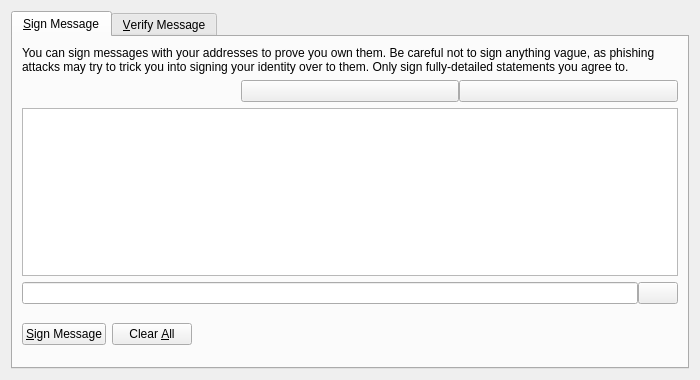
<?xml version="1.0" encoding="UTF-8"?>
<ui version="4.0">
 <class>SignVerifyMessageDialog</class>
 <widget class="QDialog" name="SignVerifyMessageDialog">
  <property name="geometry">
   <rect>
    <x>0</x>
    <y>0</y>
    <width>700</width>
    <height>380</height>
   </rect>
  </property>
  <property name="windowTitle">
   <string>Signatures - Sign / Verify a Message</string>
  </property>
  <property name="modal">
   <bool>true</bool>
  </property>
  <layout class="QVBoxLayout" name="verticalLayout">
   <item>
    <widget class="QTabWidget" name="tabWidget">
     <property name="currentIndex">
      <number>0</number>
     </property>
     <widget class="QWidget" name="tabSignMessage">
      <attribute name="title">
       <string>&amp;Sign Message</string>
      </attribute>
      <layout class="QVBoxLayout" name="verticalLayout_SM">
       <item>
        <widget class="QLabel" name="infoLabel_SM">
         <property name="text">
          <string>You can sign messages with your addresses to prove you own them. Be careful not to sign anything vague, as phishing attacks may try to trick you into signing your identity over to them. Only sign fully-detailed statements you agree to.</string>
         </property>
         <property name="textFormat">
          <enum>Qt::PlainText</enum>
         </property>
         <property name="wordWrap">
          <bool>true</bool>
         </property>
        </widget>
       </item>
       <item>
        <layout class="QHBoxLayout" name="horizontalLayout_1_SM">
         <property name="spacing">
          <number>0</number>
         </property>
         <item>
          <widget class="QValidatedLineEdit" name="addressIn_SM" native="true">
           <property name="toolTip">
            <string>The address to sign the message with (e.g. 4Zo1ga6xuKuQ7JV7M9rGDoxdbYwV5zgQJ5)</string>
           </property>
           <property name="maxLength" stdset="0">
            <number>34</number>
           </property>
          </widget>
         </item>
         <item>
          <widget class="QPushButton" name="addressBookButton_SM">
           <property name="toolTip">
            <string>Choose an address from the address book</string>
           </property>
           <property name="text">
            <string/>
           </property>
           <property name="icon">
            <iconset resource="../bitcoin.qrc">
             <normaloff>:/icons/address-book</normaloff>:/icons/address-book</iconset>
           </property>
           <property name="shortcut">
            <string>Alt+A</string>
           </property>
           <property name="autoDefault">
            <bool>false</bool>
           </property>
          </widget>
         </item>
         <item>
          <widget class="QPushButton" name="pasteButton_SM">
           <property name="toolTip">
            <string>Paste address from clipboard</string>
           </property>
           <property name="text">
            <string/>
           </property>
           <property name="icon">
            <iconset resource="../bitcoin.qrc">
             <normaloff>:/icons/editpaste</normaloff>:/icons/editpaste</iconset>
           </property>
           <property name="shortcut">
            <string>Alt+P</string>
           </property>
           <property name="autoDefault">
            <bool>false</bool>
           </property>
          </widget>
         </item>
        </layout>
       </item>
       <item>
        <widget class="QPlainTextEdit" name="messageIn_SM">
         <property name="toolTip">
          <string>Enter the message you want to sign here</string>
         </property>
        </widget>
       </item>
       <item>
        <layout class="QHBoxLayout" name="horizontalLayout_2_SM">
         <property name="spacing">
          <number>0</number>
         </property>
         <item>
          <widget class="QLineEdit" name="signatureOut_SM">
           <property name="font">
            <font>
             <italic>true</italic>
            </font>
           </property>
           <property name="readOnly">
            <bool>true</bool>
           </property>
          </widget>
         </item>
         <item>
          <widget class="QPushButton" name="copySignatureButton_SM">
           <property name="toolTip">
            <string>Copy the current signature to the system clipboard</string>
           </property>
           <property name="text">
            <string/>
           </property>
           <property name="icon">
            <iconset resource="../bitcoin.qrc">
             <normaloff>:/icons/editcopy</normaloff>:/icons/editcopy</iconset>
           </property>
           <property name="autoDefault">
            <bool>false</bool>
           </property>
          </widget>
         </item>
        </layout>
       </item>
       <item>
        <layout class="QHBoxLayout" name="horizontalLayout_3_SM">
         <item>
          <widget class="QPushButton" name="signMessageButton_SM">
           <property name="toolTip">
            <string>Sign the message to prove you own this CommunityCoin address</string>
           </property>
           <property name="text">
            <string>&amp;Sign Message</string>
           </property>
           <property name="icon">
            <iconset resource="../bitcoin.qrc">
             <normaloff>:/icons/edit</normaloff>:/icons/edit</iconset>
           </property>
           <property name="autoDefault">
            <bool>false</bool>
           </property>
          </widget>
         </item>
         <item>
          <widget class="QPushButton" name="clearButton_SM">
           <property name="toolTip">
            <string>Reset all sign message fields</string>
           </property>
           <property name="text">
            <string>Clear &amp;All</string>
           </property>
           <property name="icon">
            <iconset resource="../bitcoin.qrc">
             <normaloff>:/icons/remove</normaloff>:/icons/remove</iconset>
           </property>
           <property name="autoDefault">
            <bool>false</bool>
           </property>
          </widget>
         </item>
         <item>
          <spacer name="horizontalSpacer_1_SM">
           <property name="orientation">
            <enum>Qt::Horizontal</enum>
           </property>
           <property name="sizeHint" stdset="0">
            <size>
             <width>40</width>
             <height>48</height>
            </size>
           </property>
          </spacer>
         </item>
         <item>
          <widget class="QLabel" name="statusLabel_SM">
           <property name="font">
            <font>
             <weight>75</weight>
             <bold>true</bold>
            </font>
           </property>
           <property name="text">
            <string/>
           </property>
           <property name="wordWrap">
            <bool>true</bool>
           </property>
          </widget>
         </item>
         <item>
          <spacer name="horizontalSpacer_2_SM">
           <property name="orientation">
            <enum>Qt::Horizontal</enum>
           </property>
           <property name="sizeHint" stdset="0">
            <size>
             <width>40</width>
             <height>48</height>
            </size>
           </property>
          </spacer>
         </item>
        </layout>
       </item>
      </layout>
     </widget>
     <widget class="QWidget" name="tabVerifyMessage">
      <attribute name="title">
       <string>&amp;Verify Message</string>
      </attribute>
      <layout class="QVBoxLayout" name="verticalLayout_VM">
       <item>
        <widget class="QLabel" name="infoLabel_VM">
         <property name="text">
          <string>Enter the signing address, message (ensure you copy line breaks, spaces, tabs, etc. exactly) and signature below to verify the message. Be careful not to read more into the signature than what is in the signed message itself, to avoid being tricked by a man-in-the-middle attack.</string>
         </property>
         <property name="textFormat">
          <enum>Qt::PlainText</enum>
         </property>
         <property name="alignment">
          <set>Qt::AlignLeading|Qt::AlignLeft|Qt::AlignTop</set>
         </property>
         <property name="wordWrap">
          <bool>true</bool>
         </property>
        </widget>
       </item>
       <item>
        <layout class="QHBoxLayout" name="horizontalLayout_1_VM">
         <property name="spacing">
          <number>0</number>
         </property>
         <item>
          <widget class="QValidatedLineEdit" name="addressIn_VM" native="true">
           <property name="toolTip">
            <string>The address the message was signed with (e.g. 4Zo1ga6xuKuQ7JV7M9rGDoxdbYwV5zgQJ5)</string>
           </property>
           <property name="maxLength" stdset="0">
            <number>34</number>
           </property>
          </widget>
         </item>
         <item>
          <widget class="QPushButton" name="addressBookButton_VM">
           <property name="toolTip">
            <string>Choose an address from the address book</string>
           </property>
           <property name="text">
            <string/>
           </property>
           <property name="icon">
            <iconset resource="../bitcoin.qrc">
             <normaloff>:/icons/address-book</normaloff>:/icons/address-book</iconset>
           </property>
           <property name="shortcut">
            <string>Alt+A</string>
           </property>
           <property name="autoDefault">
            <bool>false</bool>
           </property>
          </widget>
         </item>
        </layout>
       </item>
       <item>
        <widget class="QPlainTextEdit" name="messageIn_VM"/>
       </item>
       <item>
        <widget class="QValidatedLineEdit" name="signatureIn_VM" native="true"/>
       </item>
       <item>
        <layout class="QHBoxLayout" name="horizontalLayout_2_VM">
         <item>
          <widget class="QPushButton" name="verifyMessageButton_VM">
           <property name="toolTip">
            <string>Verify the message to ensure it was signed with the specified CommunityCoin address</string>
           </property>
           <property name="text">
            <string>&amp;Verify Message</string>
           </property>
           <property name="icon">
            <iconset resource="../bitcoin.qrc">
             <normaloff>:/icons/transaction_0</normaloff>:/icons/transaction_0</iconset>
           </property>
           <property name="autoDefault">
            <bool>false</bool>
           </property>
          </widget>
         </item>
         <item>
          <widget class="QPushButton" name="clearButton_VM">
           <property name="toolTip">
            <string>Reset all verify message fields</string>
           </property>
           <property name="text">
            <string>Clear &amp;All</string>
           </property>
           <property name="icon">
            <iconset resource="../bitcoin.qrc">
             <normaloff>:/icons/remove</normaloff>:/icons/remove</iconset>
           </property>
           <property name="autoDefault">
            <bool>false</bool>
           </property>
          </widget>
         </item>
         <item>
          <spacer name="horizontalSpacer_1_VM">
           <property name="orientation">
            <enum>Qt::Horizontal</enum>
           </property>
           <property name="sizeHint" stdset="0">
            <size>
             <width>40</width>
             <height>48</height>
            </size>
           </property>
          </spacer>
         </item>
         <item>
          <widget class="QLabel" name="statusLabel_VM">
           <property name="font">
            <font>
             <weight>75</weight>
             <bold>true</bold>
            </font>
           </property>
           <property name="text">
            <string/>
           </property>
           <property name="wordWrap">
            <bool>true</bool>
           </property>
          </widget>
         </item>
         <item>
          <spacer name="horizontalSpacer_2_VM">
           <property name="orientation">
            <enum>Qt::Horizontal</enum>
           </property>
           <property name="sizeHint" stdset="0">
            <size>
             <width>40</width>
             <height>48</height>
            </size>
           </property>
          </spacer>
         </item>
        </layout>
       </item>
      </layout>
     </widget>
    </widget>
   </item>
  </layout>
 </widget>
 <customwidgets>
  <customwidget>
   <class>QValidatedLineEdit</class>
   <extends>QWidget</extends>
   <header>qvalidatedlineedit.h</header>
  </customwidget>
 </customwidgets>
 <resources>
  <include location="../bitcoin.qrc"/>
 </resources>
 <connections/>
</ui>
